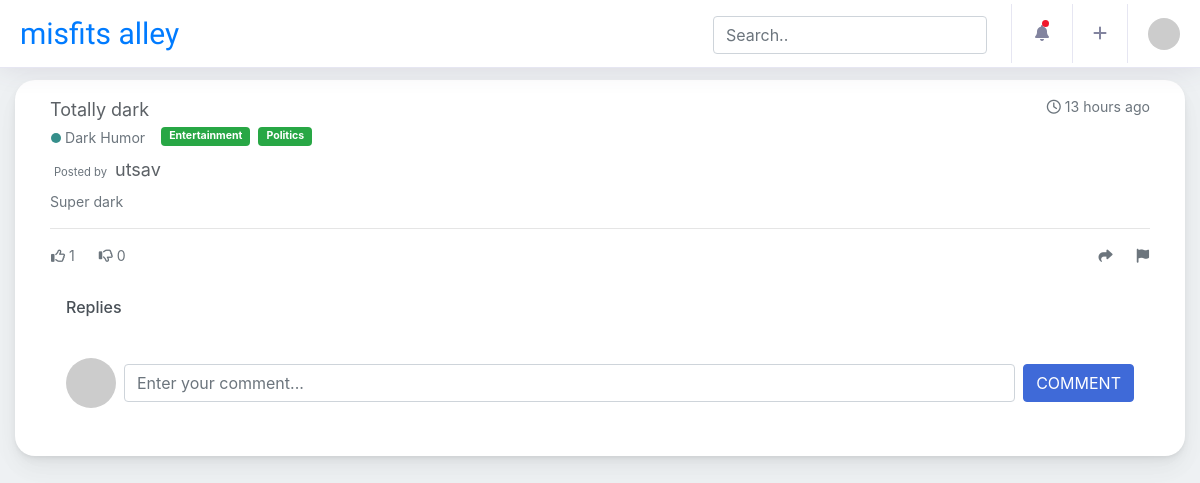
Screenshot of /view_post/3 with the database file from the repository.
### core/models.py (models this page shows, shortened)
class Posts(models.Model):
    user = models.ForeignKey(User, on_delete=models.CASCADE)
    category = models.ForeignKey(Category, null=True, on_delete=models.CASCADE)
    tags = models.ManyToManyField(Tags)
    title = models.CharField(max_length=100, null=True)
    content = models.CharField(max_length=1000, null=True)
    createdAt = models.DateTimeField(auto_now_add=True, null=True)
    flags = models.IntegerField(null=True)
    def get_date(self):
        return humanize.naturaltime(self.createdAt)

class Category(models.Model):
    name = models.CharField(max_length=50)
    def __str__(self):
        return self.name

class Tags(models.Model):
    name = models.CharField(max_length=50)
    color = models.CharField(max_length=10)

### post/views.py (the view)
# urls.py: path('view_post/<str:pk>', views.viewPost, name="view_post"),
def viewPost(request, pk):
    post = Posts.objects.get(id=pk)
    likes = post.likes_set.all()
    dislikes = post.dislikes_set.all()
    comments = post.comment_set.all()
    notifications = Notification.objects.all()
    user = None
    imagehash = None
    if request.user != "AnonymousUser":
        user = request.user
        print(user.id)
        imagehash = hashlib.md5((user.username).encode('utf-8'))
    context = {'post': post, 'comments': comments,
               'imagehash': imagehash.hexdigest(), 'likes': len(likes), 'dislikes': len(dislikes), 'notifications': notifications}
    return render(request, 'post/view_post.html', context)

### core/models.py (called while the page is built)
    def get_date(self):
        return humanize.naturaltime(self.createdAt)

### post/templates/post/view_post.html (shortened to what this page needs)
{% extends 'main.html' %}
{% block content %}
{% include 'nav.html' %}
<div class="container-fluid mt-100">
    <div class="card mb-3">
        <div class="card-body py-3">
            <div class="row no-gutters align-items-center">
                <div class="col">
                    <div class="d-flex justify-content-between">
                        <a class="text-big" data-abc="true">{{post.title}}</a>
                        <a class="text-muted" data-abc="true"><i class="far fa-clock mr-1"></i>{{post.get_date}}</a>
                    </div>
                    <div class="row mb-2">
                        <div class="text-muted mt-1 ml-3"><span class="dot mr-1"></span>{{post.category}}</div>
                        <div class="align-middle ml-3 mt-1">
                            {% for tag in post.tags.all %}
                            <span
                                class="badge align-text-bottom badge-success mr-1 text-center px-2 py-1">{{tag.name}}</span>
                            {% endfor %}
                        </div>
                    </div>
                    <div class="row ml-1">
                        <div class="text-muted small mt-2 mr-2">Posted by</div>
                        <a class="text-big">{{post.user.username}}</a>
                    </div>
                    <div class="text-muted mt-2">{{post.content|safe}}</div>
                    <hr>
                    <div class="d-flex justify-content-between mx-3">
                        <div class="row">
                            <form id="like" action="{% url 'post_like' post.id %}" action="POST">
                                <a href="javascript:{}" onclick="document.getElementById('like').submit();"
                                    class="text-muted mr-4"><i class="far fa-thumbs-up"></i>
                                    {{likes}}</a>
                            </form>
                            <form id="dislike" action="{% url 'post_dislike' post.id %}" action="POST">
                                <a href="javascript:{}" onclick="document.getElementById('dislike').submit();"
                                    class="text-muted mr-4"><i class="far fa-thumbs-down"></i>
                                    {{dislikes}}</a>
                            </form>
                        </div>
                        <div class="row">
                            <a class="text-muted mr-4"><i class="fas fa-share"></i></a>
                            <a class="text-muted"><i class="fas fa-flag"></i></a>
                        </div>
                    </div>
                    <div class="mt-3 mb-3">
                        <div class="row height d-flex justify-content-center align-items-center">
                            <div class="col">
                                <div class="p-3">
                                    <h6>Replies</h6>
                                </div>
                                <form action="{% url 'post_comment' post.id %}" method="POST">
                                    <div class="d-flex flex-row align-items-center p-3 form-color">
                                        {% if user.get_username %}
                                        <img src="https://www.gravatar.com/avatar/{{imagehash}}?d=identicon" width="50"
                                            class="rounded-circle mr-2">
                                        <input type="text" class="form-control mr-2" name="content"
                                            placeholder="Enter your comment...">
                                        <button type="submit" class=" btn btn-primary">
                                            COMMENT</button>
                                        {% else %}
                                        <img src="https://www.gravatar.com/avatar/121?d=identicon" width="50"
                                            class="rounded-circle mr-2">
                                        <input type="text" class="form-control mr-2"
                                            placeholder="Enter your comment...">
                                        <a href="{% url 'login' %}" class=" btn btn-primary">
                                            COMMENT</a>
                                        {% endif %}
                                    </div>
                                </form>
                            </div>
                        </div>
                    </div>
                </div>
            </div>
        </div>
    </div>
    {% endblock %}

### static/css/style.css (style rules this page uses)
body { background: #304FFE }
body { margin: 0; font-family: -apple-system, BlinkMacSystemFont, "Segoe UI", Roboto, "Helvetica Neue", Arial, "Noto Sans", sans-serif, "Apple Color Emoji", "Segoe UI Emoji", "Segoe UI Symbol", "Noto Color Emoji"; font-size: .88rem; font-weight: 400; line-height: 1.5; color: #495057; text-align: left; background-color: #eef1f3 }
.mt-100 { margin-top: 80px }
.card { box-shadow: 0 0.46875rem 2.1875rem rgba(4, 9, 20, 0.03), 0 0.9375rem 1.40625rem rgba(4, 9, 20, 0.03), 0 0.25rem 0.53125rem rgba(4, 9, 20, 0.05), 0 0.125rem 0.1875rem rgba(4, 9, 20, 0.03); border-width: 0; transition: all .2s }
.btn-primary { color: #fff; background-color: #3f6ad8; border-color: #3f6ad8 }
.form-control { display: block; width: 100%; height: calc(2.25rem + 2px); padding: .375rem .75rem; font-size: 1rem; font-weight: 400; line-height: 1.5; color: #495057; background-color: #fff; background-clip: padding-box; border: 1px solid #ced4da; border-radius: .25rem; transition: border-color 0.15s ease-in-out, box-shadow 0.15s ease-in-out }
.card-body { flex: 1 1 auto; padding: 1.25rem }
.text-big { color: #5c6166; font-size: large; text-decoration: none !important; background-color: transparent }
.dot { height: 10px; width: 10px; background-color: #368F8B; border-radius: 50%; display: inline-block; }
.card { padding: 0px 15px; border-radius: 20px }

### rows the page displays
Posts: title "Totally dark", get_date "13 hours ago", category "Dark Humor", user.username "utsav", content "Super dark"
Tags: name "Entertainment"
Tags: name "Politics"

### other values shown
{{ likes }} "1"
{{ dislikes }} "0"
